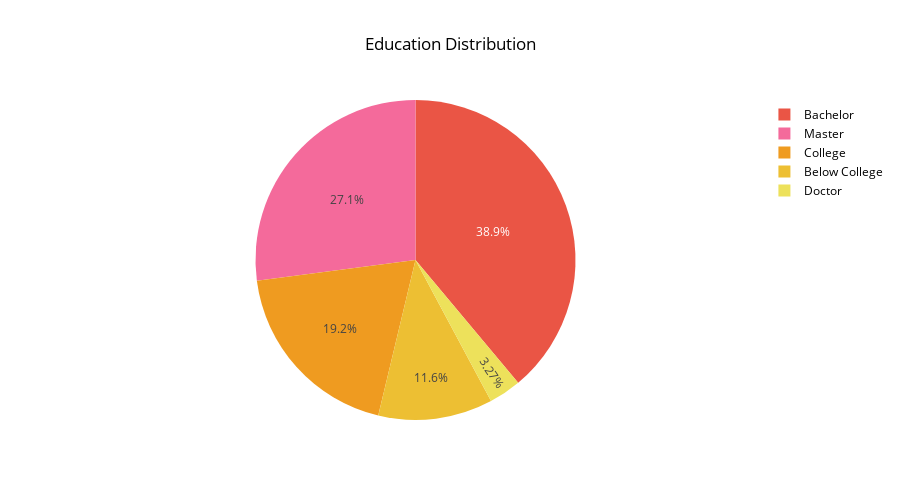

Write notebook code for a chart like this one.
### Code cell
# Education Distribution
values = df['Education'].value_counts().values.tolist()
labels = df['Education'].value_counts().index.tolist()

# Pie chart attributes
colors = ["#ea5545", "#f46a9b", "#ef9b20", "#edbf33", "#ede15b"]
fig = go.Figure(data=go.Pie(values=values, 
                             labels=labels,
                             marker_colors=colors))

# Update the layout
fig.update_layout(title_text='Education Distribution', title_x=0.5, plot_bgcolor='#ffffff', 
                  font_color='#000000', height=500)

fig.show()

### Figure 1 — Plotly figure (JSON) as saved in the notebook; plotly's stock layout.template omitted (floating-point values rounded to 4 significant figures)
{"data": [{"labels": ["Bachelor", "Master", "College", "Below College", "Doctor"], "marker": {"colors": ["#ea5545", "#f46a9b", "#ef9b20", "#edbf33", "#ede15b"]}, "type": "pie", "values": [572, 398, 282, 170, 48]}], "layout": {"font": {"color": "#000000"}, "height": 500, "plot_bgcolor": "#ffffff", "title": {"text": "Education Distribution", "x": 0.5}}}
